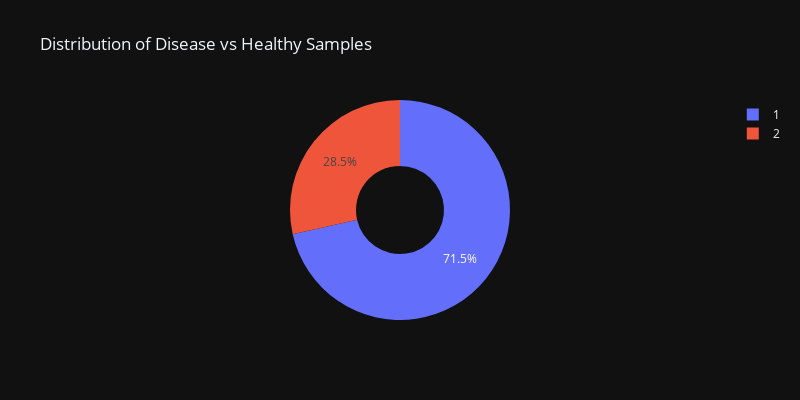

Notebook code for this chart:
### Code cell
# distribution of the target label 
target = ytrain.value_counts()
target_df = pd.DataFrame(target).reset_index()
target_df.columns = ['Target','Count']

fig = px.pie(target_df, values='Count', names='Target',
             hole=0.4, 
             width=800, height=400, 
             template='plotly_dark', 
             title='Distribution of Disease vs Healthy Samples')
fig.show()

### Figure 1 — Plotly figure (JSON) as saved in the notebook; plotly's stock layout.template omitted (floating-point values rounded to 4 significant figures)
{"data": [{"domain": {"x": [0, 1], "y": [0, 1]}, "hole": 0.4, "hovertemplate": "Target=%{label}<br>Count=%{value}<extra></extra>", "labels": [1, 2], "legendgroup": "", "name": "", "showlegend": true, "type": "pie", "values": [333, 133]}], "layout": {"height": 400, "legend": {"tracegroupgap": 0}, "title": {"text": "Distribution of Disease vs Healthy Samples"}, "width": 800}}
